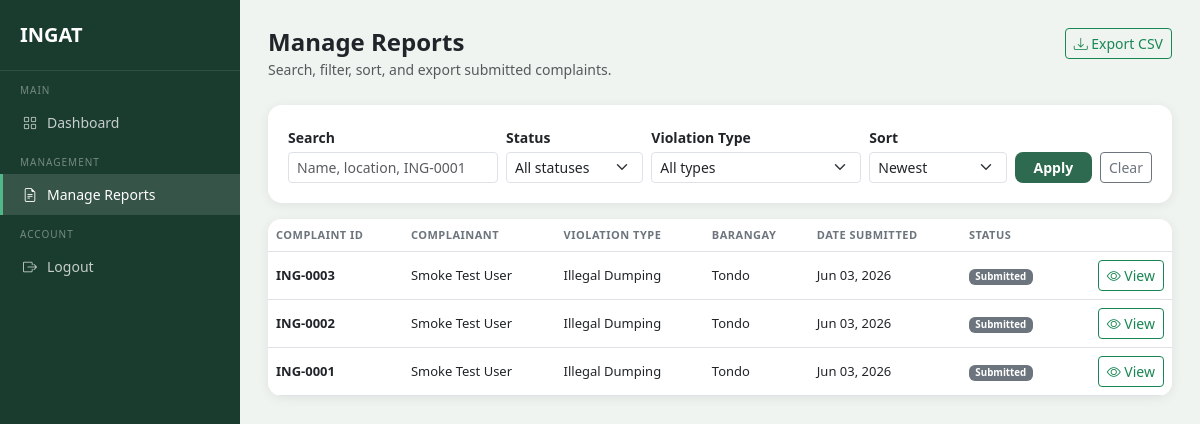
The app's page /admin/reports (signed in), older data.
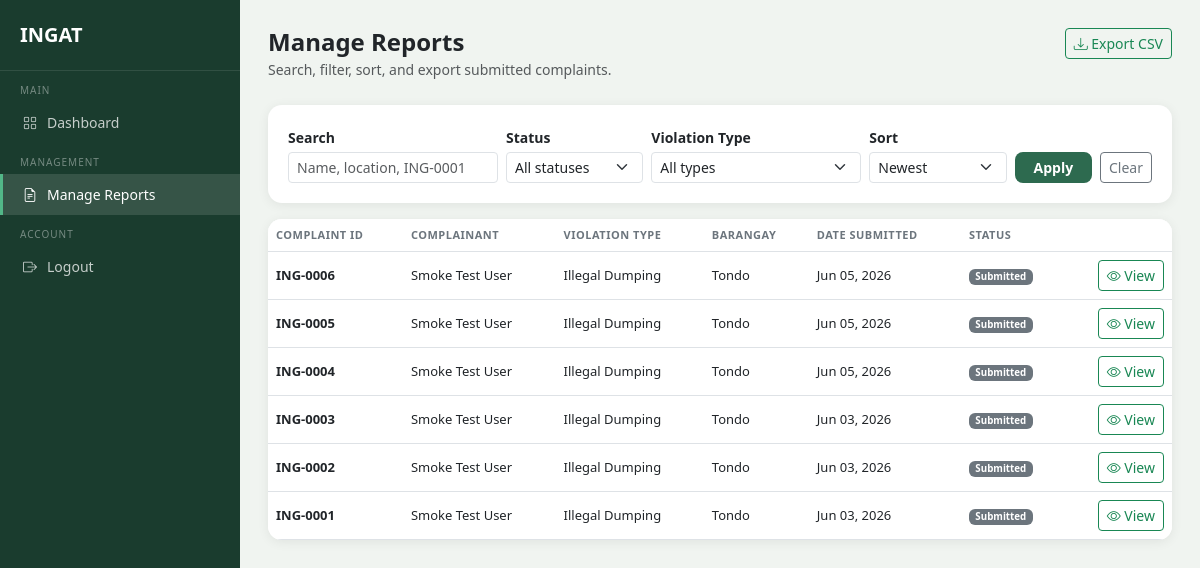
The same page, newer data.
### models.py (models this page shows, shortened)
class Complaint(db.Model):
    __tablename__ = 'complaints'
    id = db.Column(db.Integer, primary_key=True)
    user_id = db.Column(db.Integer, db.ForeignKey('users.id'), nullable=False)
    agency_id = db.Column(db.Integer, db.ForeignKey('agencies.id'), nullable=True)
    violation_type = db.Column(db.String(100), nullable=False)
    street_address = db.Column(db.String(255), nullable=False)
    barangay = db.Column(db.String(100), nullable=False)
    municipality = db.Column(db.String(100), nullable=False)
    date_incident = db.Column(db.Date, nullable=False)
    description = db.Column(db.Text, nullable=False)
    photo_path = db.Column(db.String(255), nullable=True)
    generated_letter = db.Column(db.Text, nullable=True)
    letter_generated = db.Column(db.Boolean, default=False)
    status = db.Column(db.String(50), default='Submitted')
    created_at = db.Column(db.DateTime, default=datetime.utcnow)
    status_history = db.relationship('StatusHistory', backref='complaint', lazy=True)

class User(db.Model, UserMixin):
    __tablename__ = 'users'
    id = db.Column(db.Integer, primary_key=True)
    full_name = db.Column(db.String(100), nullable=False)
    email = db.Column(db.String(120), unique=True, nullable=False)
    contact_number = db.Column(db.String(11), nullable=False)
    barangay = db.Column(db.String(100), nullable=False)
    municipality = db.Column(db.String(100), nullable=False)
    password_hash = db.Column(db.String(256), nullable=False)
    status = db.Column(db.String(20), default='active')
    email_notif = db.Column(db.Boolean, default=True)
    inapp_notif = db.Column(db.Boolean, default=True)
    created_at = db.Column(db.DateTime, default=datetime.utcnow)
    complaints = db.relationship('Complaint', backref='complainant', lazy=True)
    email_verifications = db.relationship('EmailVerification', backref='user', lazy=True)

### routes/admin_routes.py (the view)
@admin_bp.route('/reports')
@admin_required
def manage_reports():
    complaints = _filtered_complaints_query().all()
    return render_template(
        'admin/manage_reports.html',
        complaints=complaints,
        search=request.args.get('q', '').strip(),
        status_filter=request.args.get('status', '').strip(),
        violation_filter=request.args.get('violation_type', '').strip(),
        sort=request.args.get('sort', 'newest').strip(),
        statuses=STATUS_OPTIONS,
        violation_types=VIOLATION_TYPES,
    )

### routes/admin_routes.py (called while the page is built, shortened)
def _filtered_complaints_query():
    from models import Complaint, User
    search = request.args.get('q', '').strip()
    status_filter = request.args.get('status', '').strip()
    violation_filter = request.args.get('violation_type', '').strip()
    sort = request.args.get('sort', 'newest').strip()
    query = Complaint.query.join(User, Complaint.user_id == User.id)
    if status_filter:
        query = query.filter(Complaint.status == status_filter)
    if violation_filter:
        query = query.filter(Complaint.violation_type == violation_filter)
    if sort == 'oldest':
        query = query.order_by(Complaint.created_at.asc())
    elif sort == 'status':
        query = query.order_by(Complaint.status.asc(), Complaint.created_at.desc())
    else:
        query = query.order_by(Complaint.created_at.desc())
    return query

### routes/auth.py (called while the page is built)
def admin_required(fn):
    @login_required
    @wraps(fn)
    def wrapper(*args, **kwargs):
        from models import AdminUser
        if not isinstance(current_user, AdminUser):
            flash('Please log in as admin.', 'danger')
            return redirect(url_for('admin.admin_login'))
        return fn(*args, **kwargs)
    return wrapper

### templates/admin/manage_reports.html (shortened to what this page needs)
<!DOCTYPE html>
<html lang="en">
<head>
    <link href="https://cdn.jsdelivr.net/npm/bootstrap@5.3.0/dist/css/bootstrap.min.css" rel="stylesheet">
    <link href="https://cdn.jsdelivr.net/npm/bootstrap-icons@1.10.5/font/bootstrap-icons.css" rel="stylesheet">
</head>
<body>
<div class="sidebar">
    <a href="{{ url_for('admin.dashboard') }}" class="sidebar-brand">INGAT</a>
    <div class="sidebar-label">Main</div>
    <a href="{{ url_for('admin.dashboard') }}" class="sidebar-item">
        <i class="bi bi-grid"></i> Dashboard
    </a>
    <div class="sidebar-label">Management</div>
    <a href="{{ url_for('admin.manage_reports') }}" class="sidebar-item active">
        <i class="bi bi-file-earmark-text"></i> Manage Reports
    </a>
    <div class="sidebar-label">Account</div>
    <a href="{{ url_for('admin.logout') }}" class="sidebar-item">
        <i class="bi bi-box-arrow-right"></i> Logout
    </a>
</div>
<div class="main-content">
    <div class="d-flex justify-content-between align-items-start mb-4">
        <div>
            <h4 class="fw-bold mb-0">Manage Reports</h4>
            <small class="text-muted">Search, filter, sort, and export submitted complaints.</small>
        </div>
        <a href="{{ url_for('admin.export_reports_csv', q=search, status=status_filter, violation_type=violation_filter, sort=sort) }}"
           class="btn btn-outline-success btn-sm">
            <i class="bi bi-download"></i> Export CSV
        </a>
    </div>
    <div class="section-card mb-3">
        <form method="GET" action="{{ url_for('admin.manage_reports') }}" class="row g-2 align-items-end">
            <div class="col-md-3">
                <label class="form-label small fw-semibold mb-1">Search</label>
                <input type="text" name="q" class="form-control form-control-sm" value="{{ search }}"
                       placeholder="Name, location, ING-0001">
            </div>
            <div class="col-md-2">
                <label class="form-label small fw-semibold mb-1">Status</label>
                <select name="status" class="form-select form-select-sm">
                    <option value="">All statuses</option>
                </select>
            </div>
            <div class="col-md-3">
                <label class="form-label small fw-semibold mb-1">Violation Type</label>
                <select name="violation_type" class="form-select form-select-sm">
                    <option value="">All types</option>
                </select>
            </div>
            <div class="col-md-2">
                <label class="form-label small fw-semibold mb-1">Sort</label>
                <select name="sort" class="form-select form-select-sm">
                    <option value="newest" {% if sort == 'newest' %}selected{% endif %}>Newest</option>
                </select>
            </div>
            <div class="col-md-2 d-flex gap-2">
                <button type="submit" class="btn btn-ingat btn-sm flex-grow-1">Apply</button>
                <a href="{{ url_for('admin.manage_reports') }}" class="btn btn-outline-secondary btn-sm">Clear</a>
            </div>
        </form>
    </div>
    <div class="section-card p-0 overflow-hidden">
        {% if complaints %}
        <div class="table-responsive">
            <table class="table table-hover mb-0 align-middle">
                <thead class="bg-light">
                    <tr>
                        <th>Complaint ID</th>
                        <th>Complainant</th>
                        <th>Violation Type</th>
                        <th>Barangay</th>
                        <th>Date Submitted</th>
                        <th>Status</th>
                        <th></th>
                    </tr>
                </thead>
                <tbody>
                    {% for c in complaints %}
                    <tr>
                        <td class="fw-semibold">ING-{{ '%04d' % c.id }}</td>
                        <td>{{ c.complainant.full_name }}</td>
                        <td>{{ c.violation_type }}</td>
                        <td>{{ c.barangay }}</td>
                        <td>{{ c.created_at.strftime('%b %d, %Y') }}</td>
                        <td>
                            {% if c.status == 'Submitted' %}
                                <span class="badge badge-submitted">Submitted</span>
                            {% elif c.status == 'Under Review' %}
                                <span class="badge badge-review">Under Review</span>
                            {% elif c.status == 'Forwarded to Agency' %}
                                <span class="badge badge-forwarded">Forwarded</span>
                            {% elif c.status == 'Resolved' %}
                                <span class="badge badge-resolved">Resolved</span>
                            {% else %}
                                <span class="badge bg-secondary">{{ c.status }}</span>
                            {% endif %}
                        </td>
                        <td class="text-end">
                            <a href="{{ url_for('admin.report_detail', complaint_id=c.id) }}"
                               class="btn btn-sm btn-outline-success">
                                <i class="bi bi-eye"></i> View
                            </a>
                        </td>
                    </tr>
                    {% endfor %}
                </tbody>
            </table>
        </div>
        {% else %}
        <div class="text-center py-5 text-muted">
            <i class="bi bi-inbox" style="font-size: 34px;"></i>
            <p class="small mt-2 mb-0">No complaints match the current filters.</p>
        </div>
        {% endif %}
    </div>
</div>
</body>
</html>

### templates/admin/manage_reports.html (style rules this page uses)
body { background-color: #f0f4f0; font-family: 'Segoe UI', sans-serif; }
.sidebar { width: 240px; min-height: 100vh; background-color: #1A3C2E; position: fixed; top: 0; left: 0; padding-top: 20px; z-index: 100; }
.sidebar-brand { color: white; font-size: 20px; font-weight: 700; padding: 0 20px 20px; border-bottom: 1px solid rgba(255,255,255,.1); display: block; text-decoration: none; }
.sidebar-label { font-size: 10px; text-transform: uppercase; letter-spacing: 1px; color: rgba(255,255,255,.4); padding: 12px 20px 4px; }
.sidebar-item { display: flex; align-items: center; gap: 10px; padding: 10px 20px; color: rgba(255,255,255,.75); text-decoration: none; font-size: 14px; border-left: 3px solid transparent; }
.sidebar-item:hover, .sidebar-item.active { background: rgba(255,255,255,.12); color: white; border-left-color: #52B788; }
.main-content { margin-left: 240px; padding: 28px; }
.section-card { background: white; border-radius: 14px; padding: 20px; box-shadow: 0 2px 12px rgba(0,0,0,.07); }
.btn-ingat { background-color: #2D6A4F; color: #fff; border: none; border-radius: 8px; font-weight: 600; }
.table th { font-size: 11px; text-transform: uppercase; letter-spacing: .5px; color: #6c757d; }
.table td { font-size: 13px; vertical-align: middle; }
.badge-submitted { background: #6c757d; }

Row changes from the older to the newer data that the page shows:
added Complaint: id "0006", complainant.full_name "Smoke Test User", violation_type "Illegal Dumping", barangay "Tondo", created_at "Jun 05, 2026", status "Submitted"
added Complaint: id "0005", complainant.full_name "Smoke Test User", violation_type "Illegal Dumping", barangay "Tondo", created_at "Jun 05, 2026", status "Submitted"
added Complaint: id "0004", complainant.full_name "Smoke Test User", violation_type "Illegal Dumping", barangay "Tondo", created_at "Jun 05, 2026", status "Submitted"
